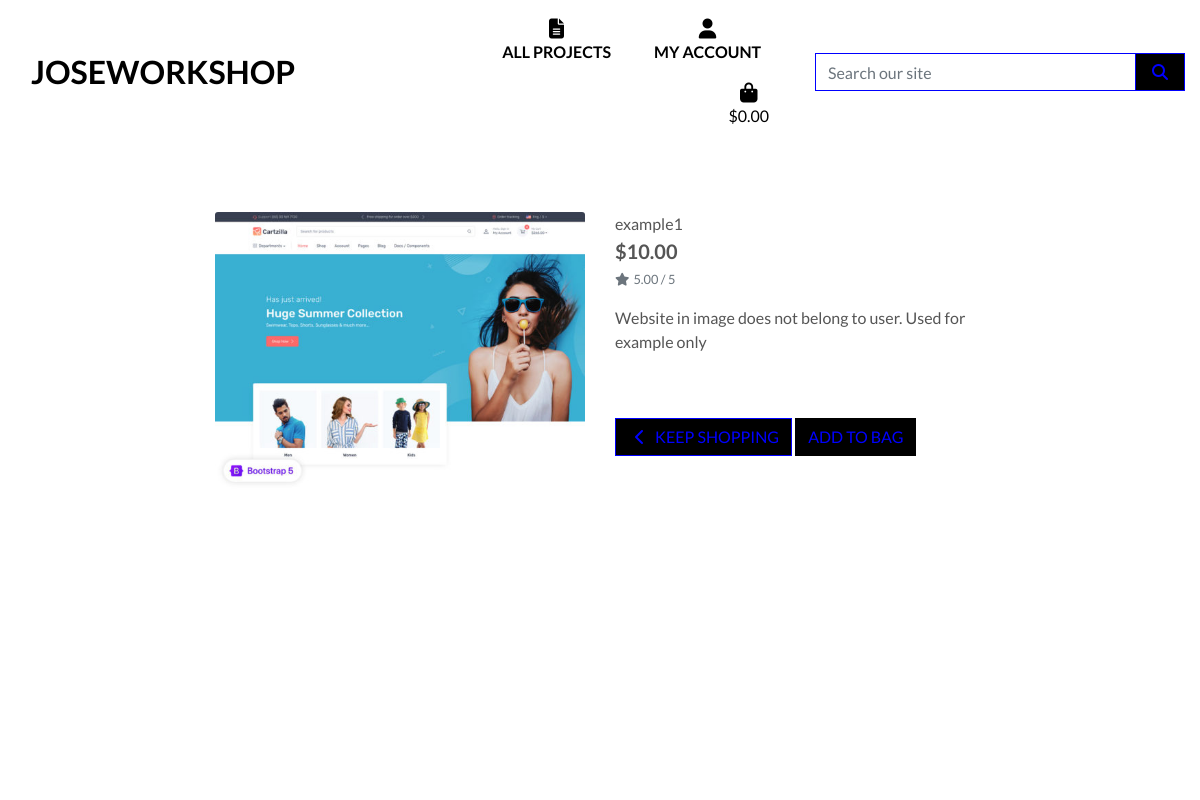
/projects/1/, run on the app's committed database.
### projects/models.py (models this page shows, shortened)
class Project(models.Model):
    sku = models.CharField(max_length=254, null=True, blank=True)
    name = models.CharField(max_length=254)
    description = models.TextField()
    price = models.DecimalField(max_digits=6, decimal_places=2)
    rating = models.DecimalField(max_digits=6, decimal_places=2, null=True, blank=True)
    images = models.ImageField(null=True, blank=True)

### projects/views.py (the view)
# urls.py: path('<int:project_id>/', views.project_detail, name='project_detail'),
def project_detail(request, project_id):
    project = get_object_or_404(Project, pk=project_id)
    context = {
        'project': project,
    }
    return render(request, 'projects/project_detail.html', context)

### bag/contexts.py (called while the page is built, shortened)
def bag_contents(request):
    bag_items = []
    grand_total = 0
    project_count = 0
    bag = request.session.get('bag', {})
    context = {
        'bag_items': bag_items,
        'project_count': project_count,
        'grand_total': grand_total,
    }
    return context

### projects/templates/projects/project_detail.html (shortened to what this page needs)
{% extends "base.html" %}
{% load static %}
{% block page_header %}
    <div class="container header-container">
    </div>
{% endblock %}
{% block content %}
    <div class="overlay"></div>
    <div class="container-fluid">
        <div class="row">
            <div class="col-12 col-md-6 col-lg-4 offset-lg-2">
                <div class="image-container my-5">
                    {% if project.images %}
                        <a href="{{ project.images.url }}" target="_blank">
                            <img class="card-img-top img-fluid" src="{{ project.images.url }}" alt="{{ project.name }}">
                        </a>
                        {% else %}
                        <a href="">
                            <img class="card-img-top img-fluid" src="{{ MEDIA_URL }}noimage.png" alt="{{ project.name }}">
                        </a>
                    {% endif %}
                </div>
            </div>
            <div class="col-12 col-md-6 col-lg-4">
                <div class="project-details-container mb-5 mt-md-5">
                    <p class="mb-0">{{ project.name }}</p>
                    <p class="lead mb-0 text-left font-weight-bold">${{ project.price }}</p>
                    {% if project.rating %}
                        <small class="text-muted"><i class="fas fa-star mr-1"></i>{{ project.rating }} / 5</small>
                    {% else %}
                        <small class="text-muted">No Rating</small>
                    {% endif %}
                    <p class="mt-3">{{ project.description }}</p>
                    <form class="form" action="{% url 'add_to_bag' project.id %}" method="POST">
                        <div class="form-row">
                            <div class="col-12">
                                <a href="{% url 'projects' %}" class="btn btn-outline-blue rounded-0 mt-5">
                                    <span class="icon">
                                        <i class="fas fa-chevron-left"></i>
                                    </span>
                                    <span class="text-uppercase">Keep Shopping</span>
                                </a>
                                <input type="submit" class="btn btn-black rounded-0 text-uppercase mt-5" value="Add to Bag">
                            </div>
                        </div>
                    </form>
                </div>
            </div>
        </div>
    </div>
{% endblock %}

### static/css/base.css (style rules this page uses)
html { height: 100%; }
body { background: url('/media/homepage_background_img.jpg') no-repeat center center fixed; background-size: cover; height: calc(100vh - 164px); color: #555; font-family: 'Lato'; }
.icon { align-items: center; display: inline-flex; justify-content: center; height: 1.5rem; width: 1.5rem; }
.btn-black { background: black; color: blue; }
.btn-outline-blue { background: black; color: blue !important; border: 1px solid blue; }
.overlay { height: 100%; width: 100%; top: 0; left: 0; position: fixed; background: white; z-index: -1; }
@media (min-width: 1200px) { .container { max-width: 95%; } }
@media (min-width: 992px) { .header-container { padding-top: 164px; } }

### data on the page
Project: images (picture), name "example1", price "10.00", rating "5.00", description "Website in image does not belong to user. Used for example only"
